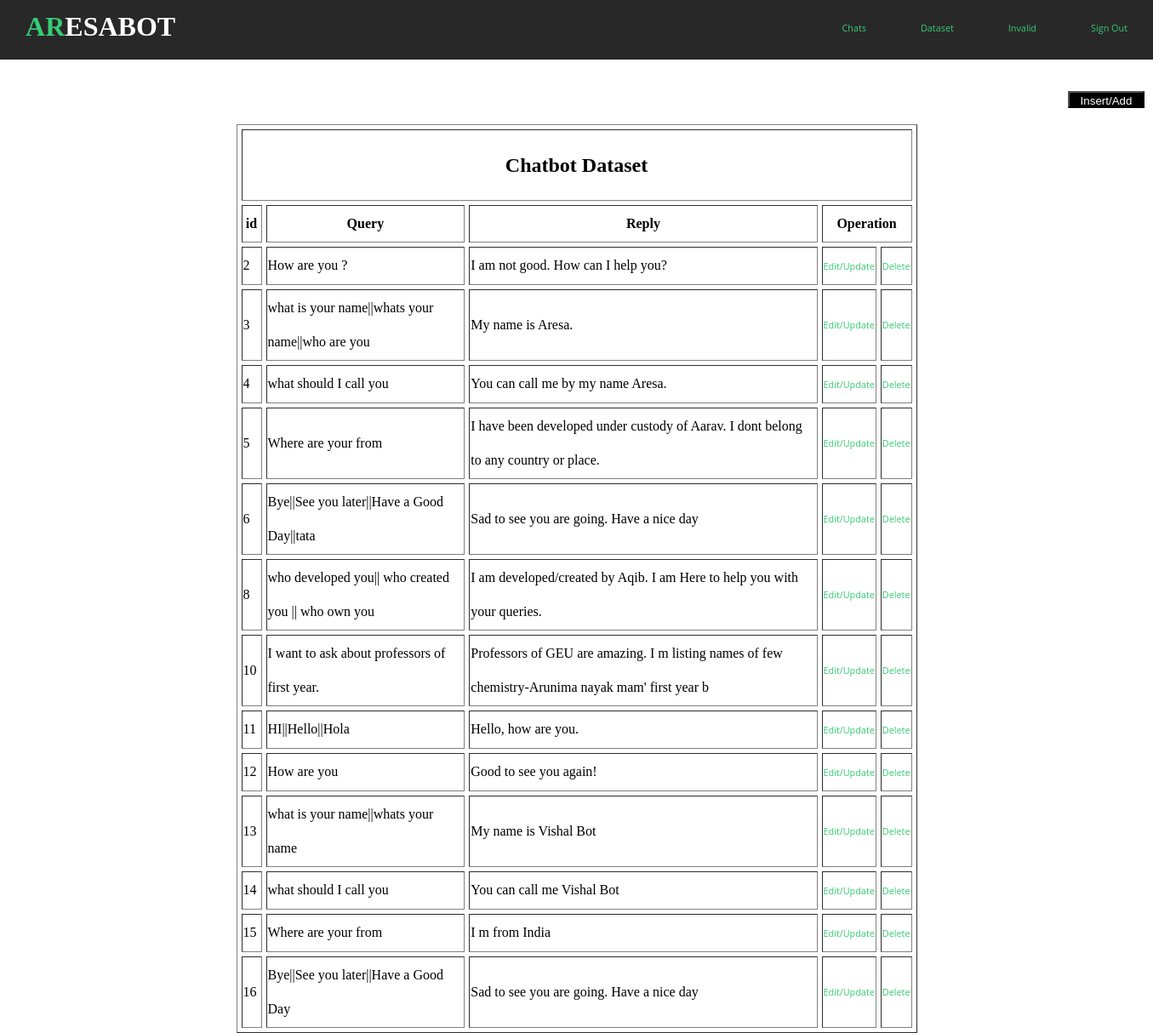
The app's page /qna.php with its own data.
### tables this page shows
CREATE TABLE `chatbot_hints` (
  `id` int(11) NOT NULL,
  `question` varchar(100) NOT NULL,
  `reply` varchar(100) NOT NULL
);

### qna.php (the view, shortened to what this page needs)
<!DOCTYPE html>
<html lang="en">
<head>
	<link rel="stylesheet" href="navbar.css">
</head>
<header>
	<h1>AR<span>ESA<span>BOT</span></span></h1>
	<nav>
		<ul>
			<li><a  href="adminlogin.php">Chats</a></li>
			<li><a  href="qna.php">Dataset</a></li>
			<li><a  href="invalid.php">Invalid</a></li>
			<li><a  href="index.php">Sign Out</a></li>
		</ul>
	</nav>
</header>
<a href="insert.php"><input  type="button" id="insert_btn" value="Insert/Add" align="center"/></a>
<body>
	<table  cellspacing="5" align="center" border="1px" style="width: 800px;line-height: 40px">
		<tr>
			<th colspan="5"><h2>Chatbot Dataset</h2></th>
		<tr>
			<th width="20px">id</th>
			<th align="center">Query</th>
			<th align="center">Reply</th>
			<th colspan="2" align="center" >Operation</th>
		</tr>
		<?php
		$conn=mysqli_connect("localhost","root","","youtube");
		$sql = "SELECT id,question,reply from chatbot_hints";
		$result= $conn-> query($sql);
		if($result-> num_rows >0){
			while ($row =$result ->fetch_assoc()) {
				echo "<tr>
				<td>".$row["id"]."</td>
				<td>".$row["question"]." </td>
				<td> ".$row["reply"]." </td>
				<td><a href='update.php?rn=$row[id]&ques=$row[question]&rep=$row[reply]'>Edit/Update</td>
				<td><a href='delete.php?rn=$row[id] onclick='return checkdelete()'>Delete</td></tr> ";
			}
			echo "</table>";
		}
		else{
			echo "0 result";
		}
		?>
</body>
</html>

### navbar.css (style rules this page uses)
body,html { margin: 0; padding: 0; }
header { width: 100%; height: 70px; background-color: #282828; }
h1 { position: absolute; padding: 3px; float: left; margin-left: 2%; margin-top: 10px; font-family: 'Alfa Slab One',cursive; color: #39ca74; }
span { color: #ffffff; }
ul { width: auto; float: right; margin-top: 8px; }
li { display: inline-block; padding: 15px 30px; }
a { text-align: center; color: #39ca74; text-decoration: none; font-family: 'Open Sans',sans-serif; font-size: 0.8vw; }
input { color: #000; marker-end: 25% }

### qna.php (style rules this page uses)
input { padding: 2px; margin-left: 1255px; margin-top: 35px; height: 20px; width: 90px; color: #fff; background-color: #000; }

### records on screen
chatbot_hints: id "2", question "How are you ?", reply "I am not good. How can I help you?"
chatbot_hints: id "3", question "what is your name||whats your name||who are you", reply "My name is Aresa."
chatbot_hints: id "4", question "what should I call you", reply "You can call me by my name Aresa."
chatbot_hints: id "5", question "Where are your from", reply "I have been developed under custody of Aarav. I dont belong to any country or place."
chatbot_hints: id "6", question "Bye||See you later||Have a Good Day||tata", reply "Sad to see you are going. Have a nice day"
chatbot_hints: id "8", question "who developed you|| who created you || who own you", reply "I am developed/created by Aqib. I am Here to help you with your queries."
chatbot_hints: id "10", question "I want to ask about professors of first year.", reply "Professors of GEU are amazing. I m listing names of few chemistry-Arunima nayak mam' first year b"
chatbot_hints: id "11", question "HI||Hello||Hola", reply "Hello, how are you."
chatbot_hints: id "12", question "How are you", reply "Good to see you again!"
chatbot_hints: id "13", question "what is your name||whats your name", reply "My name is Vishal Bot"
chatbot_hints: id "14", question "what should I call you", reply "You can call me Vishal Bot"
chatbot_hints: id "15", question "Where are your from", reply "I m from India"
chatbot_hints: id "16", question "Bye||See you later||Have a Good Day", reply "Sad to see you are going. Have a nice day"
